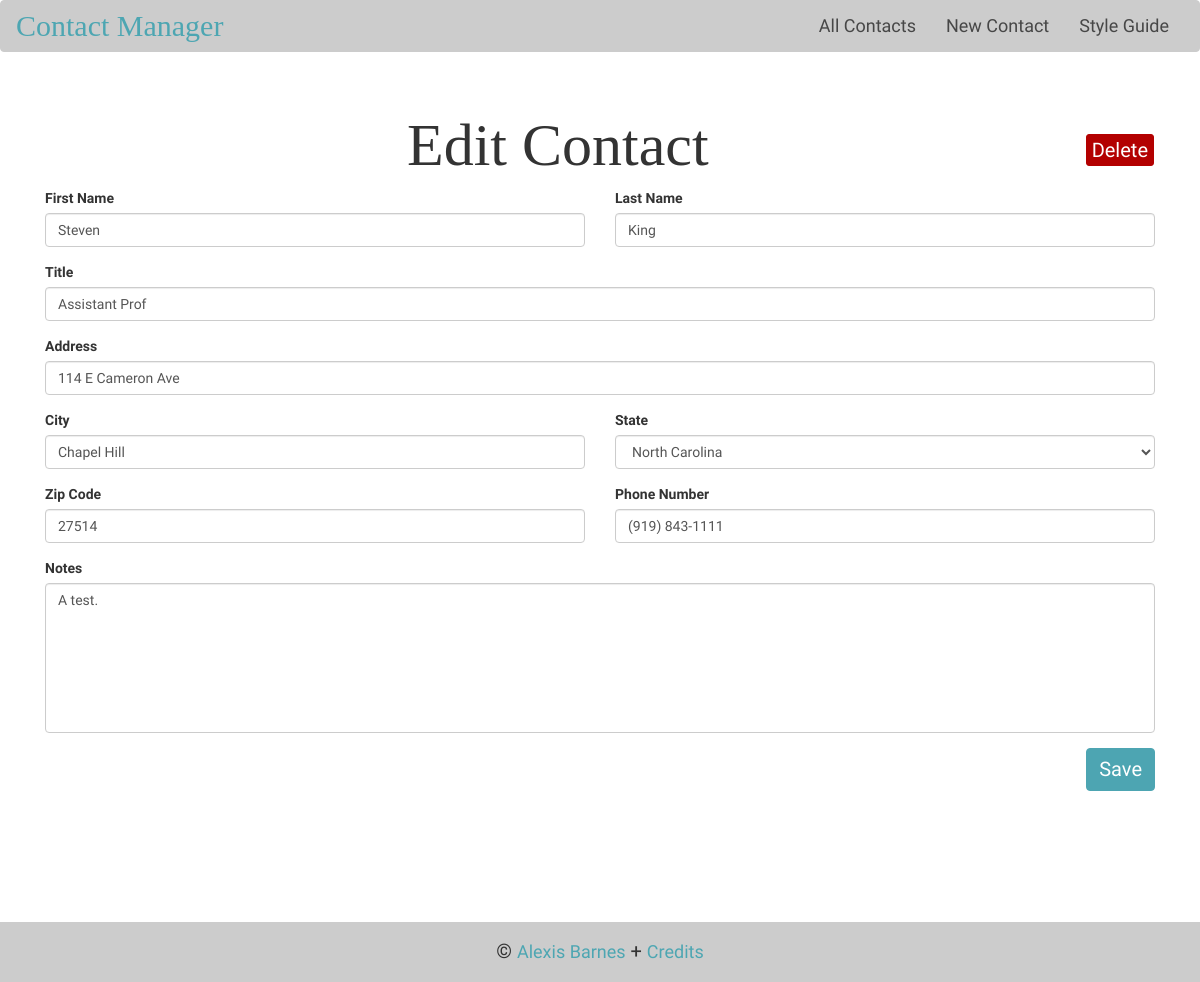
/edit.php?id=5, run on the app's committed database.
### tables this page shows
CREATE TABLE `contacts` (
  `id` int(11) NOT NULL,
  `first` varchar(200) NOT NULL,
  `last` varchar(200) NOT NULL,
  `title` varchar(200) NOT NULL,
  `address` varchar(200) NOT NULL,
  `city` varchar(200) NOT NULL,
  `state` varchar(2) NOT NULL,
  `zip` varchar(200) NOT NULL,
  `phone` varchar(200) NOT NULL,
  `notes` varchar(200) NOT NULL
);

### edit.php (the view, shortened to what this page needs)
<?php
  include 'header.php';
  $id = $_GET['id'];
  $stmt = $db->prepare('SELECT * from contacts WHERE id = :id LIMIT 1');
  $stmt->bindParam(':id', $id);
  $stmt->execute();
  $contact = $stmt->fetch(PDO::FETCH_ASSOC);
?>
<a href="/delete.php?id=<?= $contact['id']; ?>" class="btn btn-danger btn-xs pull-right btn-delete">Delete</a>
<h1 class="edit-h1">Edit Contact</h1>
<form method="POST" action="/update.php">
  <div class="col-xs-12 col-sm-6 col-md-6 col-lg-6 col-xl-6">
    <div class="form-group">
      <label for="contact_first">First Name</label>
      <input class="form-control" type="text" name="first" id="contact_first" value="<?= $contact['first']; ?>" />
    </div>
  </div>
  <div class="col-xs-12 col-sm-6 col-md-6 col-lg-6 col-xl-6">
    <div class="form-group">
      <label for="contact_last">Last Name</label>
      <input class="form-control" type="text" name="last" id="contact_last" value="<?= $contact['last']; ?>" />
    </div>
  </div>
  <div class="col-xs-12 col-sm-12 col-md-12 col-lg-12 col-xl-12">
    <div class="form-group">
      <label for="contact_title">Title</label>
      <input class="form-control" type="text" name="title" id="contact_title" value="<?= $contact['title']; ?>" />
    </div>
  </div>
  <div class="col-xs-12 col-sm-12 col-md-12 col-lg-12 col-xl-12">
    <div class="form-group">
      <label for="contact_address">Address</label>
      <input class="form-control" type="text" name="address" id="contact_address" value="<?= $contact['address']; ?>" />
    </div>
  </div>
  <div class="col-xs-12 col-sm-6 col-md-6 col-lg-6 col-xl-6">
    <div class="form-group">
      <label for="contact_city">City</label>
      <input class="form-control" type="text" name="city" id="contact_city" value="<?= $contact['city']; ?>" />
    </div>
  </div>
  <div class="col-xs-12 col-sm-6 col-md-6 col-lg-6 col-xl-6">
    <div class="form-group">
      <label for="contact_state">State</label>
      <select name="state" id="contact_state" value="<?= $contact['state']; ?>" class="form-control">
        <option value="NC"<?= ($contact['state'] == 'NC') ? ' selected' : '' ?>>North Carolina</option>
      </select>
    </div>
  </div>
  <div class="col-xs-12 col-sm-6 col-md-6 col-lg-6 col-xl-6">
    <div class="form-group">
      <label for="contact_zip">Zip Code</label>
      <input class="form-control" type="text" name="zip" id="contact_zip" value="<?= $contact['zip']; ?>" />
    </div>
  </div>
  <div class="col-xs-12 col-sm-6 col-md-6 col-lg-6 col-xl-6">
    <div class="form-group">
      <label for="contact_phone">Phone Number</label>
      <input class="form-control" type="text" name="phone" id="contact_phone" value="<?= $contact['phone']; ?>" />
    </div>
  </div>
  <div class="col-xs-12 col-sm-12 col-md-12 col-lg-12 col-xl-12">
    <div class="form-group">
      <label for="contact_notes">Notes</label>
      <textarea class="form-control" name="notes" id="contact_notes"><?= $contact['notes']; ?></textarea>
    </div>
  </div>
  <button class="btn btn-primary">Save</button>
</form>
<?php include 'footer.php'; ?>

### css/style.css (style rules this page uses)
html { height: 100%; }
body { height: 100%; background-color: #FFF; font-family: 'Hind', sans-serif; }
h1 { text-align: center; font-family: 'Libre Baskerville', serif; font-size: 60px; }
a { color: #4da6b2; font-size: 18px; }
textarea.form-control { resize: none; height: 150px; }
.btn-primary { background-color: #4DA5B2; border-color: #4DA5B2; float: right; margin-right: 15px; }
.btn { font-size: 20px; }
.btn-danger { background-color: #b30000; border-color: #b30000; margin-top: 42px; margin-right: 16px; }
.btn-xs { padding: 5px 5px; line-height: 1; }

### data on the page
contacts: first "Steven", last "King", title "Assistant Prof", address "114 E Cameron Ave", city "Chapel Hill", state "North Carolina", zip "27514", phone "(919) 843-1111", notes "A test."
